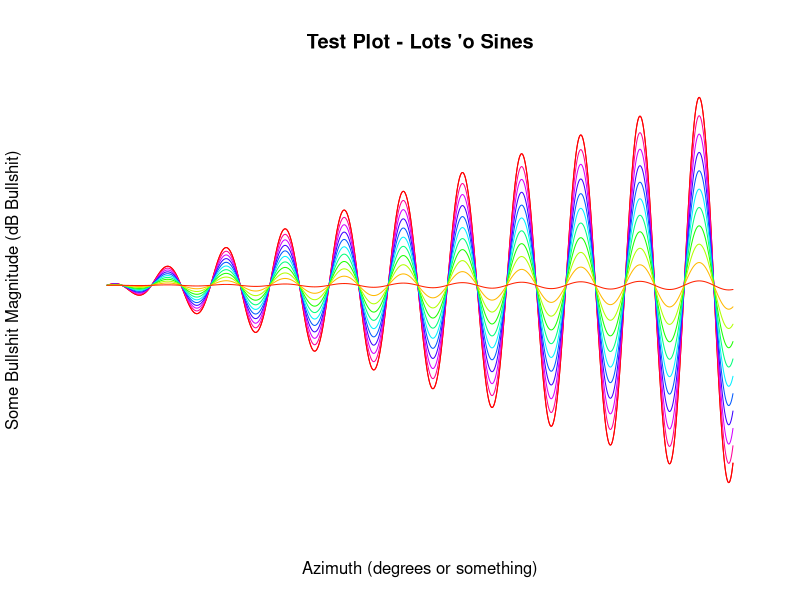

Source code (R):
make_config <- function (rows, cols) { #}, row_names, col_names) {
  a <- array(0, 
            dim = c(rows, cols),
            #dimnames = list(c(row_names), c(col_names))
  )
  b <- data.frame(a)
  return(b)
}

num_samp <- 5000
num_freq <- 1024

a_frame <- make_config(num_samp, num_freq)

az_deg <- seq(0, 359.5, length.out = num_samp)
az_rad <- seq(0, 2 * pi, length.out = num_samp)

drive_func <- function (amp, omega, ttt) {
  a_line <-  amp *cos((omega* pi/85)* ttt )
}

amps <- 1:num_freq

for( ii in amps ) {
  a_frame[ii] <- drive_func(ii,5, az_deg)
  
}
jj <- 1:num_samp
a_frame[jj,] <- a_frame[jj,] *jj/200

colrs <- rainbow(num_freq)

file_name <- "Lots 'o Sines"
plotaline <- function(xx) {plot(1:num_samp,a_frame[,xx], 
                                type = "l",
                                col = colrs[xx],
                                ylim = range(a_frame[,xx]),#*(3/5),
                                ylab = "Some Bullshit Magnitude (dB Bullshit)",
                                xlab = "Azimuth (degrees or something)",
                                main = paste("Test Plot", file_name, sep = ' - '),
                                bg = "white",
                                axes = FALSE
)}

add_a_line <- function(xx) {lines(1:num_samp,a_frame[,xx], 
                              type = "l",
                              col = colrs[xx]
                          
)}

divisor <- 300



plotaline(num_freq)

for (i in seq(num_freq, 1, by = -100)) {
  add_a_line(i)
}


#cols <- colors(distinct = TRUE)
